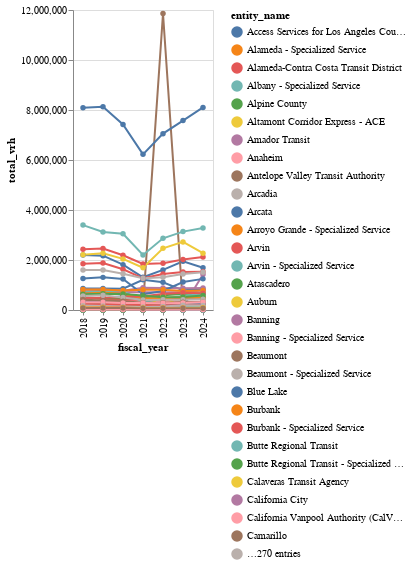

Notebook source saved alongside this figure:
### Code cell
alt.Chart(vrh_total).mark_line(point=True).encode(
    x="fiscal_year:N",
    y="total_vrh:Q",
    color="entity_name:N"
).properties(width="container")

### Figure 1 — Vega-Lite specification as saved in the notebook (floating-point values rounded to 4 significant figures; data arrays with more than 128 entries replaced by an {"elided": "..."} marker saying what was removed)
{"config": {"view": {"continuousWidth": 300, "continuousHeight": 300}}, "data": {"name": "data-cd0b8b34f4b8d714c41ba7b233fb3d5c"}, "mark": {"type": "line", "point": true}, "encoding": {"color": {"field": "entity_name", "type": "nominal"}, "x": {"field": "fiscal_year", "type": "nominal"}, "y": {"field": "total_vrh", "type": "quantitative"}}, "width": "container", "$schema": "https://vega.github.io/schema/vega-lite/v5.20.1.json", "datasets": {"data-cd0b8b34f4b8d714c41ba7b233fb3d5c": {"elided": "1961 records"}}}
